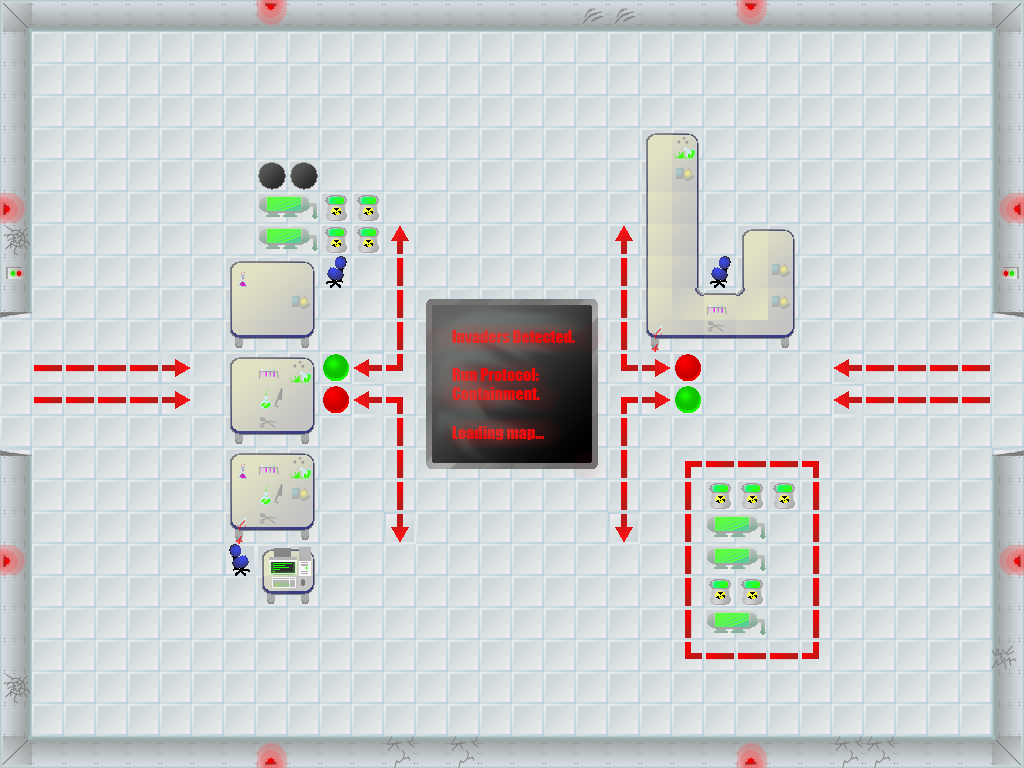

Below is a game level as drawn by its tile map, then a one-line description and the .tmx that defines it (tile-layer data replaced by summaries):
An orthogonal 32x24 tile map with 32x32 px tiles, 1 tile layer (Tile Layer 1).

<map version="1.0" orientation="orthogonal" width="32" height="24" tilewidth="32" tileheight="32">
 <tileset firstgid="1" name="tilesheet" tilewidth="32" tileheight="32">
  <image source="../Art/Tiles/tilesheet.png" />
  <tile id="0">
   <properties>
    <property name="impassable" value="1" />
    <property name="impassable" value="1" />
    <property name="impassable" value="1" />
   </properties>
  </tile>
  <tile id="1">
   <properties>
    <property name="impassable" value="1" />
    <property name="impassable" value="1" />
    <property name="impassable" value="1" />
   </properties>
  </tile>
  <tile id="2">
   <properties>
    <property name="impassable" value="1" />
    <property name="impassable" value="1" />
    <property name="impassable" value="1" />
   </properties>
  </tile>
  <tile id="3">
   <properties>
    <property name="impassable" value="1" />
    <property name="impassable" value="1" />
    <property name="impassable" value="1" />
   </properties>
  </tile>
  <tile id="4">
   <properties>
    <property name="impassable" value="1" />
    <property name="impassable" value="1" />
    <property name="impassable" value="1" />
   </properties>
  </tile>
  <tile id="5">
   <properties>
    <property name="impassable" value="1" />
    <property name="impassable" value="1" />
    <property name="impassable" value="1" />
   </properties>
  </tile>
  <tile id="6">
   <properties>
    <property name="impassable" value="1" />
    <property name="impassable" value="1" />
    <property name="impassable" value="1" />
   </properties>
  </tile>
  <tile id="7">
   <properties>
    <property name="impassable" value="1" />
    <property name="impassable" value="1" />
    <property name="impassable" value="1" />
   </properties>
  </tile>
  <tile id="8">
   <properties>
    <property name="impassable" value="1" />
    <property name="impassable" value="1" />
    <property name="impassable" value="1" />
   </properties>
  </tile>
  <tile id="9">
   <properties>
    <property name="impassable" value="1" />
    <property name="impassable" value="1" />
    <property name="impassable" value="1" />
   </properties>
  </tile>
  <tile id="10">
   <properties>
    <property name="impassable" value="1" />
    <property name="impassable" value="1" />
    <property name="impassable" value="1" />
   </properties>
  </tile>
  <tile id="11">
   <properties>
    <property name="impassable" value="1" />
    <property name="impassable" value="1" />
    <property name="impassable" value="1" />
   </properties>
  </tile>
  <tile id="12">
   <properties>
    <property name="impassable" value="1" />
    <property name="impassable" value="1" />
    <property name="impassable" value="1" />
   </properties>
  </tile>
  <tile id="13">
   <properties>
    <property name="impassable" value="1" />
    <property name="impassable" value="1" />
    <property name="impassable" value="1" />
   </properties>
  </tile>
  <tile id="14">
   <properties>
    <property name="impassable" value="1" />
    <property name="impassable" value="1" />
    <property name="impassable" value="1" />
   </properties>
  </tile>
  <tile id="15">
   <properties>
    <property name="impassable" value="1" />
    <property name="impassable" value="1" />
    <property name="impassable" value="1" />
   </properties>
  </tile>
  <tile id="16">
   <properties>
    <property name="impassable" value="1" />
    <property name="impassable" value="1" />
    <property name="impassable" value="1" />
   </properties>
  </tile>
  <tile id="17">
   <properties>
    <property name="impassable" value="1" />
    <property name="impassable" value="1" />
    <property name="impassable" value="1" />
   </properties>
  </tile>
  <tile id="18">
   <properties>
    <property name="impassable" value="1" />
    <property name="impassable" value="1" />
    <property name="impassable" value="1" />
   </properties>
  </tile>
  <tile id="19">
   <properties>
    <property name="impassable" value="1" />
    <property name="impassable" value="1" />
    <property name="impassable" value="1" />
   </properties>
  </tile>
  <tile id="20">
   <properties>
    <property name="impassable" value="1" />
    <property name="impassable" value="1" />
    <property name="impassable" value="1" />
   </properties>
  </tile>
  <tile id="21">
   <properties>
    <property name="impassable" value="1" />
    <property name="impassable" value="1" />
    <property name="impassable" value="1" />
   </properties>
  </tile>
  <tile id="22">
   <properties>
    <property name="impassable" value="1" />
    <property name="impassable" value="1" />
    <property name="impassable" value="1" />
   </properties>
  </tile>
  <tile id="23">
   <properties>
    <property name="impassable" value="1" />
    <property name="impassable" value="1" />
    <property name="impassable" value="1" />
   </properties>
  </tile>
  <tile id="24">
   <properties>
    <property name="impassable" value="1" />
    <property name="impassable" value="1" />
    <property name="impassable" value="1" />
   </properties>
  </tile>
  <tile id="25">
   <properties>
    <property name="impassable" value="1" />
    <property name="impassable" value="1" />
    <property name="impassable" value="1" />
   </properties>
  </tile>
  <tile id="26">
   <properties>
    <property name="impassable" value="1" />
    <property name="impassable" value="1" />
    <property name="impassable" value="1" />
   </properties>
  </tile>
  <tile id="27">
   <properties>
    <property name="impassable" value="1" />
    <property name="impassable" value="1" />
    <property name="impassable" value="1" />
   </properties>
  </tile>
  <tile id="30">
   <properties>
    <property name="impassable" value="1" />
    <property name="impassable" value="1" />
    <property name="impassable" value="1" />
   </properties>
  </tile>
  <tile id="31">
   <properties>
    <property name="impassable" value="1" />
    <property name="impassable" value="1" />
    <property name="impassable" value="1" />
   </properties>
  </tile>
  <tile id="32">
   <properties>
    <property name="impassable" value="1" />
    <property name="impassable" value="1" />
    <property name="impassable" value="1" />
   </properties>
  </tile>
  <tile id="33">
   <properties>
    <property name="impassable" value="1" />
    <property name="impassable" value="1" />
    <property name="impassable" value="1" />
   </properties>
  </tile>
  <tile id="34">
   <properties>
    <property name="impassable" value="1" />
    <property name="impassable" value="1" />
    <property name="impassable" value="1" />
   </properties>
  </tile>
  <tile id="35">
   <properties>
    <property name="impassable" value="1" />
    <property name="impassable" value="1" />
    <property name="impassable" value="1" />
   </properties>
  </tile>
  <tile id="36">
   <properties>
    <property name="impassable" value="1" />
    <property name="impassable" value="1" />
    <property name="impassable" value="1" />
   </properties>
  </tile>
  <tile id="37">
   <properties>
    <property name="impassable" value="1" />
    <property name="impassable" value="1" />
    <property name="impassable" value="1" />
   </properties>
  </tile>
  <tile id="38">
   <properties>
    <property name="impassable" value="1" />
    <property name="impassable" value="1" />
    <property name="impassable" value="1" />
   </properties>
  </tile>
  <tile id="41">
   <properties>
    <property name="damaging" value="1" />
    <property name="damaging" value="1" />
    <property name="damaging" value="1" />
   </properties>
  </tile>
  <tile id="42">
   <properties>
    <property name="damaging" value="1" />
    <property name="damaging" value="1" />
    <property name="damaging" value="1" />
   </properties>
  </tile>
  <tile id="43">
   <properties>
    <property name="damaging" value="1" />
    <property name="damaging" value="1" />
    <property name="damaging" value="1" />
   </properties>
  </tile>
  <tile id="49">
   <properties>
    <property name="impassable" value="1" />
    <property name="impassable" value="1" />
    <property name="impassable" value="1" />
   </properties>
  </tile>
  <tile id="52">
   <properties>
    <property name="damaging" value="1" />
    <property name="damaging" value="1" />
    <property name="damaging" value="1" />
   </properties>
  </tile>
  <tile id="53">
   <properties>
    <property name="damaging" value="1" />
    <property name="damaging" value="1" />
    <property name="damaging" value="1" />
   </properties>
  </tile>
  <tile id="54">
   <properties>
    <property name="damaging" value="1" />
    <property name="damaging" value="1" />
    <property name="damaging" value="1" />
   </properties>
  </tile>
  <tile id="63">
   <properties>
    <property name="damaging" value="1" />
    <property name="damaging" value="1" />
    <property name="damaging" value="1" />
   </properties>
  </tile>
  <tile id="64">
   <properties>
    <property name="damaging" value="1" />
    <property name="damaging" value="1" />
    <property name="damaging" value="1" />
   </properties>
  </tile>
  <tile id="65">
   <properties>
    <property name="damaging" value="1" />
    <property name="damaging" value="1" />
    <property name="damaging" value="1" />
   </properties>
  </tile>
  <tile id="67">
   <properties>
    <property name="impassable" value="1" />
    <property name="impassable" value="1" />
    <property name="impassable" value="1" />
   </properties>
  </tile>
  <tile id="74">
   <properties>
    <property name="damaging" value="" />
    <property name="damaging" value="" />
    <property name="damaging" value="" />
   </properties>
  </tile>
  <tile id="75">
   <properties>
    <property name="damaging" value="" />
    <property name="damaging" value="" />
    <property name="damaging" value="" />
   </properties>
  </tile>
  <tile id="76">
   <properties>
    <property name="damaging" value="" />
    <property name="damaging" value="" />
    <property name="damaging" value="" />
   </properties>
  </tile>
  <tile id="77">
   <properties>
    <property name="damaging" value="1" />
    <property name="damaging" value="1" />
    <property name="damaging" value="1" />
   </properties>
  </tile>
  <tile id="78">
   <properties>
    <property name="damaging" value="1" />
    <property name="damaging" value="1" />
    <property name="damaging" value="1" />
   </properties>
  </tile>
  <tile id="79">
   <properties>
    <property name="damaging" value="1" />
    <property name="damaging" value="1" />
    <property name="damaging" value="1" />
   </properties>
  </tile>
  <tile id="80">
   <properties>
    <property name="damaging" value="1" />
    <property name="damaging" value="1" />
    <property name="damaging" value="1" />
   </properties>
  </tile>
  <tile id="81">
   <properties>
    <property name="impassable" value="1" />
    <property name="impassable" value="1" />
    <property name="impassable" value="1" />
   </properties>
  </tile>
  <tile id="83">
   <properties>
    <property name="impassable" value="1" />
    <property name="impassable" value="1" />
    <property name="impassable" value="1" />
   </properties>
  </tile>
  <tile id="84">
   <properties>
    <property name="impassable" value="1" />
    <property name="impassable" value="1" />
    <property name="impassable" value="1" />
   </properties>
  </tile>
  <tile id="85">
   <properties>
    <property name="damaging" value="1" />
    <property name="damaging" value="1" />
    <property name="damaging" value="1" />
   </properties>
  </tile>
  <tile id="86">
   <properties>
    <property name="damaging" value="1" />
    <property name="damaging" value="1" />
    <property name="damaging" value="1" />
   </properties>
  </tile>
  <tile id="87">
   <properties>
    <property name="damaging" value="1" />
    <property name="damaging" value="1" />
    <property name="damaging" value="1" />
   </properties>
  </tile>
  <tile id="88">
   <properties>
    <property name="damaging" value="1" />
    <property name="damaging" value="1" />
    <property name="damaging" value="1" />
   </properties>
  </tile>
  <tile id="89">
   <properties>
    <property name="damaging" value="1" />
    <property name="damaging" value="1" />
    <property name="damaging" value="1" />
   </properties>
  </tile>
  <tile id="90">
   <properties>
    <property name="damaging" value="1" />
    <property name="damaging" value="1" />
    <property name="damaging" value="1" />
   </properties>
  </tile>
  <tile id="91">
   <properties>
    <property name="damaging" value="1" />
    <property name="damaging" value="1" />
    <property name="damaging" value="1" />
   </properties>
  </tile>
  <tile id="92">
   <properties>
    <property name="impassable" value="1" />
    <property name="impassable" value="1" />
    <property name="impassable" value="1" />
   </properties>
  </tile>
  <tile id="93">
   <properties>
    <property name="impassable" value="1" />
    <property name="impassable" value="1" />
    <property name="impassable" value="1" />
   </properties>
  </tile>
  <tile id="94">
   <properties>
    <property name="impassable" value="1" />
    <property name="impassable" value="1" />
    <property name="impassable" value="1" />
   </properties>
  </tile>
  <tile id="95">
   <properties>
    <property name="impassable" value="1" />
    <property name="impassable" value="1" />
    <property name="impassable" value="1" />
   </properties>
  </tile>
  <tile id="96">
   <properties>
    <property name="damaging" value="1" />
    <property name="damaging" value="1" />
    <property name="damaging" value="1" />
   </properties>
  </tile>
  <tile id="97">
   <properties>
    <property name="damaging" value="1" />
    <property name="damaging" value="1" />
    <property name="damaging" value="1" />
   </properties>
  </tile>
  <tile id="98">
   <properties>
    <property name="damaging" value="1" />
    <property name="damaging" value="1" />
    <property name="damaging" value="1" />
   </properties>
  </tile>
  <tile id="99">
   <properties>
    <property name="impassable" value="1" />
    <property name="impassable" value="1" />
    <property name="impassable" value="1" />
   </properties>
  </tile>
  <tile id="100">
   <properties>
    <property name="impassable" value="1" />
    <property name="impassable" value="1" />
    <property name="impassable" value="1" />
   </properties>
  </tile>
  <tile id="104">
   <properties>
    <property name="impassable" value="1" />
    <property name="impassable" value="1" />
    <property name="impassable" value="1" />
   </properties>
  </tile>
  <tile id="105">
   <properties>
    <property name="impassable" value="1" />
    <property name="impassable" value="1" />
    <property name="impassable" value="1" />
   </properties>
  </tile>
  <tile id="106">
   <properties>
    <property name="impassable" value="1" />
    <property name="impassable" value="1" />
    <property name="impassable" value="1" />
   </properties>
  </tile>
  <tile id="110">
   <properties>
    <property name="impassable" value="1" />
    <property name="impassable" value="1" />
    <property name="impassable" value="1" />
   </properties>
  </tile>
  <tile id="111">
   <properties>
    <property name="impassable" value="1" />
    <property name="impassable" value="1" />
    <property name="impassable" value="1" />
   </properties>
  </tile>
  <tile id="113">
   <properties>
    <property name="impassable" value="1" />
    <property name="impassable" value="1" />
    <property name="impassable" value="1" />
   </properties>
  </tile>
  <tile id="114">
   <properties>
    <property name="impassable" value="1" />
    <property name="impassable" value="1" />
    <property name="impassable" value="1" />
   </properties>
  </tile>
  <tile id="115">
   <properties>
    <property name="impassable" value="1" />
    <property name="impassable" value="1" />
    <property name="impassable" value="1" />
   </properties>
  </tile>
  <tile id="116">
   <properties>
    <property name="impassable" value="1" />
    <property name="impassable" value="1" />
    <property name="impassable" value="1" />
   </properties>
  </tile>
  <tile id="117">
   <properties>
    <property name="impassable" value="1" />
    <property name="impassable" value="1" />
    <property name="impassable" value="1" />
   </properties>
  </tile>
  <tile id="121">
   <properties>
    <property name="impassable" value="1" />
    <property name="impassable" value="1" />
    <property name="impassable" value="1" />
   </properties>
  </tile>
  <tile id="124">
   <properties>
    <property name="impassable" value="1" />
    <property name="impassable" value="1" />
    <property name="impassable" value="1" />
   </properties>
  </tile>
  <tile id="125">
   <properties>
    <property name="impassable" value="1" />
    <property name="impassable" value="1" />
    <property name="impassable" value="1" />
   </properties>
  </tile>
  <tile id="126">
   <properties>
    <property name="impassable" value="1" />
    <property name="impassable" value="1" />
    <property name="impassable" value="1" />
   </properties>
  </tile>
  <tile id="127">
   <properties>
    <property name="impassable" value="1" />
    <property name="impassable" value="1" />
    <property name="impassable" value="1" />
   </properties>
  </tile>
  <tile id="128">
   <properties>
    <property name="impassable" value="1" />
    <property name="impassable" value="1" />
    <property name="impassable" value="1" />
   </properties>
  </tile>
 </tileset>
 <layer name="Tile Layer 1" width="32" height="24">
  <data>[768 cells, 768 non-empty, 101 distinct tile ids]</data>
 </layer>
</map>
